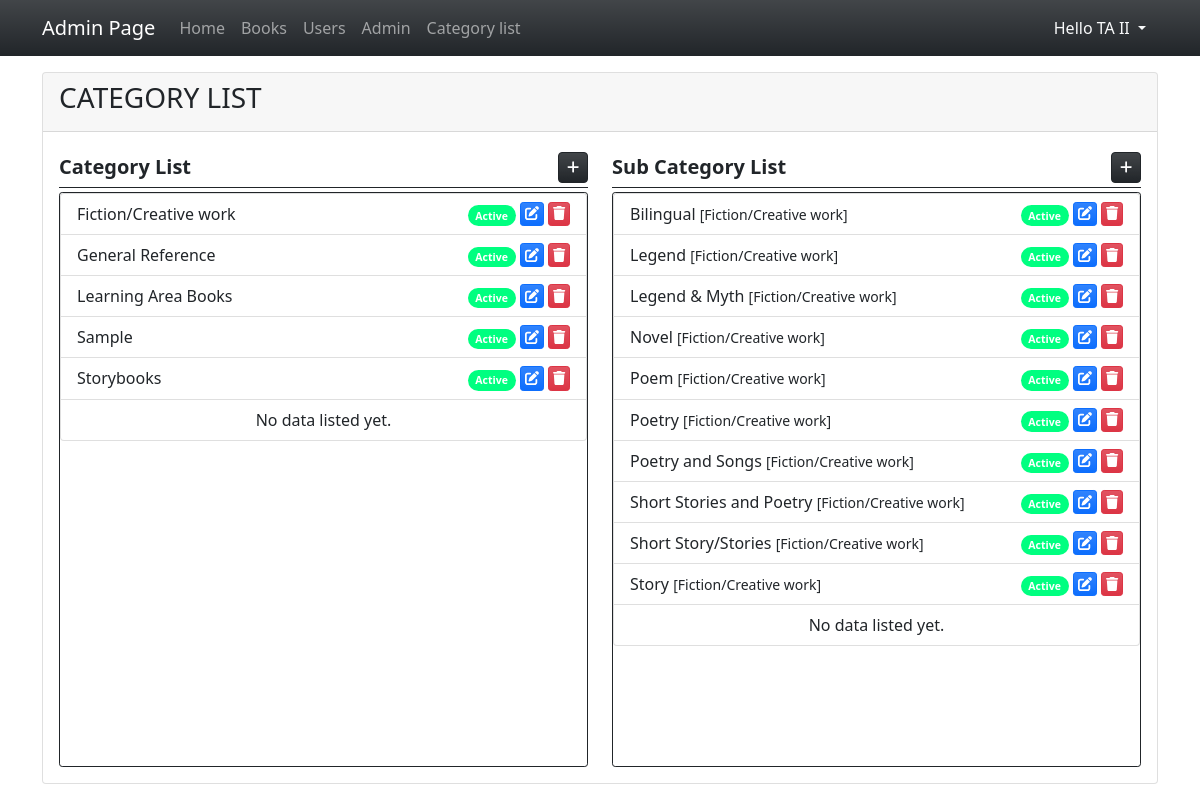
The app's page /admin/?page=maintenance (signed in) with its own data.
### tables this page shows
CREATE TABLE `category_list` (
            `category_id` INTEGER NOT NULL PRIMARY KEY AUTOINCREMENT,
            `name` INTEGER NOT NULL,
            `status` INTEGER NOT NULL Default 1,
            `date_created` TIMESTAMP DEFAULT CURRENT_TIMESTAMP
        );

CREATE TABLE `sub_category_list` (
            `sub_category_id` INTEGER NOT NULL PRIMARY KEY AUTOINCREMENT,
            `category_id` INTEGER NOT NULL,
            `name` INTEGER NOT NULL,
            `status` INTEGER NOT NULL Default 1,
            `date_created` TIMESTAMP DEFAULT CURRENT_TIMESTAMP,
            FOREIGN KEY(`category_id`) REFERENCES `category_list`(`category_id`) ON DELETE CASCADE
        );

### admin/maintenance.php (the view, shortened to what this page needs)
<div class="card h-100 d-flex flex-column">
    <div class="card-header d-flex justify-content-between">
        <h3 class="card-title">CATEGORY LIST</h3>
    </div>
    <div class="card-body flex-grow-1">
        <div class="col-12 h-100">
            <div class="row h-100">
                <div class="col-md-6 h-100 d-flex flex-column">
                    <div class="w-100 d-flex border-bottom border-dark py-1 mb-1">
                        <div class="fs-5 col-auto flex-grow-1"><b>Category List</b></div>
                        <div class="col-auto flex-grow-0 d-flex justify-content-end">
                            <a href="javascript:void(0)" id="new_category" class="btn btn-dark btn-sm bg-gradient rounded-2" title="Add category"><span class="fa fa-plus"></span></a>
                        </div>
                    </div>
                    <div class="h-100 overflow-auto border rounded-1 border-dark">
                        <ul class="list-group">
                            <?php
                            $dept_qry = $conn->query("SELECT * FROM `category_list` order by `name` asc");
                            while($row = $dept_qry->fetchArray()):
                            ?>
                            <li class="list-group-item d-flex">
                                <div class="col-auto flex-grow-1">
                                    <?php echo $row['name'] ?>
                                </div>
                                <div class="col-auto">
                                    <?php if($row['status'] == 1): ?>
                                        <a href="javascript:void(0)" class="update_stat_cat badge bg-success bg-gradiend rounded-pill text-decoration-none me-1" title="Update Status" data-toStat = "0" data-id="<?php echo $row['category_id'] ?>" data-name="<?php echo $row['name'] ?>"><small>Active</small></a>
                                        <?php else: ?>
                                        <a href="javascript:void(0)" class="update_stat_cat badge bg-secondary bg-gradiend rounded-pill text-decoration-none me-1" title="Update Status" data-toStat = "1" data-id="<?php echo $row['category_id'] ?>"  data-name="<?php echo $row['name'] ?>"><small>Inactive</small></a>
                                    <?php endif; ?>
                                </div>
                                <div class="col-auto d-flex justify-content-end">
                                    <a href="javascript:void(0)" class="edit_category btn btn-sm btn-primary bg-gradient py-0 px-1 me-1" title="Edit category Details" data-id="<?php echo $row['category_id'] ?>"  data-name="<?php echo $row['name'] ?>"><span class="fa fa-edit"></span></a>
                                    <a href="javascript:void(0)" class="delete_category btn btn-sm btn-danger bg-gradient py-0 px-1" title="Delete category" data-id="<?php echo $row['category_id'] ?>"  data-name="<?php echo $row['name'] ?>"><span class="fa fa-trash"></span></a>
                                </div>
                            </li>
                            <?php endwhile; ?>
                            <?php if(!$dept_qry->fetchArray()): ?>
                                <li class="list-group-item text-center">No data listed yet.</li>
                            <?php endif; ?>
                        </ul>
                    </div>
                </div>
                <div class="col-md-6 h-100 d-flex flex-column">
                    <div class="w-100 d-flex border-bottom border-dark py-1 mb-1">
                        <div class="fs-5 col-auto flex-grow-1"><b>Sub Category List</b></div>
                        <div class="col-auto flex-grow-0 d-flex justify-content-end">
                            <a href="javascript:void(0)" id="new_sub_category" class="btn btn-dark btn-sm bg-gradient rounded-2" title="Add Sub Category"><span class="fa fa-plus"></span></a>
                        </div>
                    </div>
                    <div class="h-100 overflow-auto border rounded-1 border-dark">
                        <ul class="list-group">
                            <?php
                            $dept_qry = $conn->query("SELECT s.*,c.name as category FROM `sub_category_list`s inner join category_list c on s.category_id = c.category_id order by s.`name` asc");
                            while($row = $dept_qry->fetchArray()):
                            ?>
                            <li class="list-group-item d-flex">
                                <div class="col-auto flex-grow-1">
                                    <?php echo $row['name'] ?> <small>[<?php echo $row['category'] ?>]</small>
                                </div>
                                <div class="col-auto">
                                    <?php if($row['status'] == 1): ?>
                                        <a href="javascript:void(0)" class="update_stat_sub_cat badge bg-success bg-gradiend rounded-pill text-decoration-none me-1" title="Update Status" data-toStat = "0" data-id="<?php echo $row['sub_category_id'] ?>" data-name="<?php echo $row['name'] ?>"><small>Active</small></a>
                                        <?php else: ?>
                                        <a href="javascript:void(0)" class="update_stat_sub_cat badge bg-secondary bg-gradiend rounded-pill text-decoration-none me-1" title="Update Status" data-toStat = "1" data-id="<?php echo $row['sub_category_id'] ?>"  data-name="<?php echo $row['name'] ?>"><small>Inactive</small></a>
                                    <?php endif; ?>
                                </div>
                                <div class="col-auto d-flex justify-content-end">
                                    <a href="javascript:void(0)" class="edit_sub_category btn btn-sm btn-primary bg-gradient py-0 px-1 me-1" title="Edit Sub Category Details" data-id="<?php echo $row['sub_category_id'] ?>"  data-name="<?php echo $row['name'] ?>"><span class="fa fa-edit"></span></a>
                                    <a href="javascript:void(0)" class="delete_sub_category btn btn-sm btn-danger bg-gradient py-0 px-1" title="Delete Sub Category" data-id="<?php echo $row['sub_category_id'] ?>"  data-name="<?php echo $row['name'] ?>"><span class="fa fa-trash"></span></a>
                                </div>
                            </li>
                            <?php endwhile; ?>
                            <?php if(!$dept_qry->fetchArray()): ?>
                                <li class="list-group-item text-center">No data listed yet.</li>
                            <?php endif; ?>
                        </ul>
                    </div>
                </div>
            </div>
        </div>
    </div>
</div>

### admin/index.php (style rules this page uses)
:root { --bs-bg-success:#00ff80 !important; --bs-success-rgb: 0,255,128 !important; }
html,body { height:100%; width:100%; }

### records on screen
category_list: name "Fiction/Creative work"
category_list: name "General Reference"
category_list: name "Learning Area Books"
category_list: name "Sample"
category_list: name "Storybooks"
sub_category_list: name "Bilingual", category.name "Fiction/Creative work"
sub_category_list: name "Legend", category.name "Fiction/Creative work"
sub_category_list: name "Legend & Myth", category.name "Fiction/Creative work"
sub_category_list: name "Novel", category.name "Fiction/Creative work"
sub_category_list: name "Poem", category.name "Fiction/Creative work"
sub_category_list: name "Poetry", category.name "Fiction/Creative work"
sub_category_list: name "Poetry and Songs", category.name "Fiction/Creative work"
sub_category_list: name "Short Stories and Poetry", category.name "Fiction/Creative work"
sub_category_list: name "Short Story/Stories", category.name "Fiction/Creative work"
sub_category_list: name "Story", category.name "Fiction/Creative work"

### other values on screen
$_SESSION['fullname'] "TA II"
